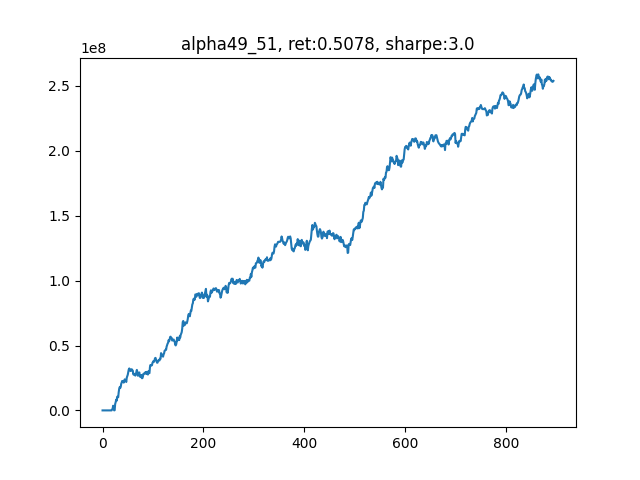

Recreate this plot in Python.
'''
v_1.4
alpha101单因子测试
'''

from __future__ import print_function
import logging


import os
import time
import numpy as np
import pandas as pd
import matplotlib.pyplot as plt

import scipy.optimize as sco
from sklearn import preprocessing
from sklearn.linear_model import LinearRegression

import multiprocessing as mp
from concurrent.futures import ProcessPoolExecutor, as_completed



import warnings
warnings.filterwarnings("ignore")



############################ Define our factors ####################################### 
def RSIIndividual(data):
    t = 6                           # 需要6天的历史数据
    close = np.array(data)[:, 5]    # 股票N天的close数据
    delta = np.diff(close)     

    delta = pd.Series(delta)
    up, down = delta.copy(), delta.copy()
    up[up < 0] = 0
    down[down > 0] = 0
    roll_up1 = up.ewm(span=5).mean()                      # 上涨天数的指数移动平均
    roll_down1 = down.abs().ewm(span=5).mean()            # 下跌天数的指数移动平均
    RS1 = roll_up1 / roll_down1
    RSI1 = 100.0 - (100.0 / (1.0 + RS1))

    return -RSI1.iloc[-1]


def SixDayRS(data):
    '''
    六日收益率反转
    '''
    t = 6                           # 需要6天的历史数据
    close = np.array(data)[:, 5]    # 股票N天的close数据    
    return -(close[-1]/close[-t] - 1) 

def MOM(data):
    t = 6                           # 需要6天的历史数据
    close = np.array(data)[:, 5]    # 股票N天的close数据
    delta = np.diff(close)     

    delta = pd.Series(delta)
    up, down = delta.copy(), delta.copy()
    up[up < 0] = 0
    down[down > 0] = 0
    roll_up1 = up.ewm(span=5).mean()                      # 上涨天数的指数移动平均
    roll_down1 = down.abs().ewm(span=5).mean()            # 下跌天数的指数移动平均
    RS1 = roll_up1 / roll_down1
    RSI1 = 100.0 - (100.0 / (1.0 + RS1))

    six_day_rs = -(close[-1]/close[-t] - 1) 

    return (-RSI1.iloc[-1] + six_day_rs)/2

def Size(data):
    '''
    市值（收盘价近似代替）
    '''
    t = 6                                   # 需要6天的历史数据
    close = np.array(data)[:, 5]            # 股票N天的close数据
    size = np.log(close)         # 按行求均值
    size = pd.Series(size)
    size = size.rolling(window=5).mean()

    return -size.iloc[-1]


def VolumePct(data):
    '''
    成交量变化率
    '''
    t = 6                                      # 需要6天的历史数据
    volume = np.array(data)[:, 6]              # 股票N天的volume数据
    
    volume = pd.Series(volume)
    # v_pct = np.abs(volume.pct_change(1))
    v_pct = volume.pct_change(3)
    v_pct = v_pct.rolling(window=5).mean()
    return -v_pct.iloc[-1]

###############################   Alpha 101   ##############################
def Alpha6(data):
    _open = pd.Series(np.array(data)[:, 2])                # 开盘价
    volume = pd.Series(np.array(data)[:, 6])              # 股票N天的volume数据
    alpha6 = _open.rolling(window=10).corr(volume)
    return -1*alpha6.iloc[-1]

def Alpha7(data):
    close = pd.Series(np.array(data)[:, 5])
    amount = pd.Series(np.array(data)[:, 7])              # 股票N天的amount数据
    mean_amount = amount.rolling(window=5).mean().iloc[-1]
    if mean_amount<amount.iloc[-1]:
        delta = close.diff(3).abs().iloc[-10:]
        delta_rank = delta.rank()
        return -1*delta_rank.iloc[-1]*np.sign(delta.iloc[-1])
    else:
        return -1

def Alpha12(data):
    close = pd.Series(np.array(data)[:, 5])
    amount = pd.Series(np.array(data)[:, 7])              # 股票N天的amount数据
    _sign = np.sign(amount.diff(1).iloc[-1])
    delta = close.diff(1)
    return -1*_sign*delta.iloc[-1]

def Alpha23(data):
    high = pd.Series(np.array(data)[:, 3])
    _mean = high.rolling(10).mean()
    _delta = high.diff(2)
    if _mean.iloc[-1]<high.iloc[-1]:
        return -1*_delta.iloc[-1]
    else:
        return 0

def Alpha26(data):
    high = pd.Series(np.array(data)[:, 3])[-10:]
    amount = pd.Series(np.array(data)[:, 7])[-10:]
    high_rank = high.rank()
    amount_rank = amount.rank()
    _corr = amount_rank.rolling(window=5).corr(high_rank)
    res = _corr.rolling(window=3).max()

    return -1*res.iloc[-1]

def Alpha28(data):
    high = pd.Series(np.array(data)[:, 3])
    low = pd.Series(np.array(data)[:, 4])
    close = pd.Series(np.array(data)[:, 5])
    amount = pd.Series(np.array(data)[:, 7])
    adv10 = amount.rolling(window=10).mean().fillna(0)
    _corr = adv10.rolling(window=5).corr(low).fillna(0)
    _scale = _corr+(high+low)/2-close
    _scale /= _scale.abs().sum()
    
    return _scale.iloc[-1]

def Alpha41(data):
    high = np.array(data)[:, 3][-1]
    low = np.array(data)[:, 4][-1]
    volume = np.array(data)[:, 6][-1]
    amount = np.array(data)[:, 7][-1]

    return np.sqrt(high*low) - amount/volume

def Alpha43(data):
    close = pd.Series(np.array(data)[:, 5])
    amount = pd.Series(np.array(data)[:, 7])
    adv10 = amount.rolling(10).mean()
    amount_rank = (amount/adv10).rank()
    delta = (-1*close.diff(4)).iloc[-4:]
    delta_rank = delta.rank()

    return amount_rank.iloc[-1]*delta_rank.iloc[-1]

def Alpha46(data):
    close = np.array(data)[:, 5]
    condition1 = (close[-20]-close[-10])/10 - (close[-10]-close[-1])/10
    if condition1 > 0.25:
        return -1
    elif condition1 < 0:
        return 1
    else:
        return -1*(close[-1]-close[-2])

def Alpha49(data):
    close = np.array(data)[:, 5]
    condition1 = (close[-20]-close[-10])/10 - (close[-10]-close[-1])/10
    if condition1 < -0.1:
        return 1
    else:
        return -1*(close[-1]-close[-2])

def Alpha51(data):
    close = np.array(data)[:, 5]
    condition1 = (close[-20]-close[-10])/10 - (close[-10]-close[-1])/10
    if condition1 < -0.05:
        return 1
    else:
        return -1*(close[-1]-close[-2])

def Alpha49_51(data):
    close = np.array(data)[:, 5]
    condition1 = (close[-20]-close[-10])/10 - (close[-10]-close[-1])/10
    if condition1 < -0.1:
        return 1
    elif condition1 < -0.05:
        return (1-1*(close[-1]-close[-2]))/2
    else:
        return -1*(close[-1]-close[-2])

###############################   并行计算因子   ##############################
def each_task(_key, _array):
    factors = []
    # factors.append(RSIIndividual(_array))
    # factors.append(SixDayRS(_array))
    # factors.append(Size(_array))
    # factors.append(VolumePct(_array))
    factors.append(Alpha49_51(_array))
    return (_key, factors)

def mp_task(batch, data):
    res = []
    for _key in batch:
        res.append(each_task(_key, data[_key]))
    return res

def _batch(stock_list):
    num_of_stock = len(stock_list)
    batch_size = num_of_stock // os.cpu_count()
    for i in range(0, num_of_stock, batch_size):
        yield stock_list[i: i+batch_size]

###############################   回归法估计因子权重   ##############################
def factor_regression(factors_record, pct_record, i):
    X = factors_record[-(i+2)]
    X[np.isnan(X)] = 0
    Y = pct_record[-i]
    Y[np.isnan(Y)] = 0
    reg = LinearRegression()
    # print("X", X)
    # print("Y", Y)
    reg.fit(X,Y)   
    factor_weight = list(reg.coef_)
    factor_weight.append(reg.intercept_)
    
    return factor_weight

###############################   有效前沿计算个股权重   ##############################
def portfolio_annualised_performance(weights, mean_returns, cov_matrix):
    returns = np.sum(mean_returns*weights ) *252
    std = np.sqrt(np.dot(weights.T, np.dot(cov_matrix, weights))) * np.sqrt(252)
    return std, returns

def neg_sharpe_ratio(weights, mean_returns, cov_matrix, risk_free_rate):
    p_var, p_ret = portfolio_annualised_performance(weights, mean_returns, cov_matrix)
    return -(p_ret - risk_free_rate) / p_var

def max_sharpe_ratio(mean_returns, cov_matrix, risk_free_rate):
    num_assets = len(mean_returns)
    args = (mean_returns, cov_matrix, risk_free_rate)
    constraints = ({'type': 'eq', 'fun': lambda x: np.sum(x) - 1})
    bound = (0.0,1.0)
    bounds = tuple(bound for asset in range(num_assets))
    result = sco.minimize(neg_sharpe_ratio, num_assets*[1./num_assets,], args=args,
                        method='SLSQP', bounds=bounds, constraints=constraints)
    return result

###############################   计算仓位收益率   ##############################
def calculate_pct(all_data, position, my_sequence):

    # t+2 和 t+1 的价差
    delta = all_data[all_data['Date'] == my_sequence+2]['Close'].values - \
            all_data[all_data['Date'] == my_sequence+1]['Close'].values

    profit = position @ delta
    return profit



# 因子或是回归最多利用过去10天的数据
MAX_NUM_RECORD = 10
num_of_holding = 100
leverage = 1
my_sequence = 0        # 当前日期
cur_capital = 5e8          # 初始资金
fee = 1.5e-4           # 手续费率

data = {}               # 储存一段时间的行情
yesterday_close = []    # 记录昨日收盘价，用于计算当日收益率
pct_record = []         # 记录每日收益率
factors_record = []     # 记录每日因子值
factors_weight = []     # 因子加权权重
capital_record = []     # 记录资金变动

file_name = r"./CONTEST_DATA_TEST_100_1.csv"
all_data = pd.read_csv(file_name, 
                    usecols=[0,1,2,3,4,5,6,7], 
                    names=['Date','Instrument','Open','High','Low','Close','Volume','Amount'])


daily_data = all_data[all_data['Date']==my_sequence].values
num_of_stock = daily_data.shape[0]
stock_list = np.arange(num_of_stock)

print(daily_data.shape)

# 每一支股票单独存在字典里
for i in range(num_of_stock):
    data[i] = []
    data[i].append(daily_data[i])

stock_batch = list(_batch(stock_list))
# print(stock_batch)

total_days = 900
mp.set_start_method('fork')

while(my_sequence<total_days-5):
    my_sequence += 1
    all_factors = [[]] * num_of_stock     # 每个股票的所有因子是一行
    
    start =  time.time()
    capital_record.append(cur_capital-5e8)
    print('current day: {}, current capital: {}......\n'.format(my_sequence, cur_capital))

    daily_data = all_data[all_data['Date']==my_sequence].values
    daily_data = daily_data[:, 0:8]
    today_close = daily_data[:, 5]                    # 当日收盘价
    if len(yesterday_close)>0:                        # 从第二天开始算起
        pct = (today_close - yesterday_close)/yesterday_close
        pct_record.append(pct)

    num_of_stock = daily_data.shape[0]
    stock_list = np.arange(num_of_stock)

    print(daily_data.shape)

    # 每一支股票单独存在字典里
    for i in range(num_of_stock):
        data[i].append(daily_data[i])

    use_time = time.time() - start
    print("Time of 🍦: ", round(use_time,2))

    if len(data[0]) >= 20:

        with ProcessPoolExecutor() as executor:
            futures = [executor.submit(mp_task, batch, data) for batch in stock_batch]
            for future in as_completed(futures):
                factors_batch = future.result()
                for i in range(len(factors_batch)):
                    _key, factors = factors_batch[i]
                    # print(_key, factors)
                    all_factors[_key] = factors

        # print(all_factors)
        print(len(all_factors))                                               # N * K

        use_time = time.time() - start
        print("Time of 🍎: ", round(use_time,2))

        all_factors = np.array(all_factors)
        all_factors[np.isnan(all_factors)] = 0                                # 处理空值
        all_factors[np.isinf(all_factors)] = 0                                # 处理无限值
        all_factors = preprocessing.scale(all_factors)              # 按列z-score标准化
        # all_factors = np.hstack(([[1]]*num_of_stock, all_factors))            # 每一行最左侧插入[1]
        factors_record.append(all_factors)                                    # T * N * (K)，储存一段时间的因子值，用于计算因子收益率
        num_of_factor = all_factors.shape[1]
        
        if len(factors_weight) == 0:
            final_factors = np.array(all_factors).mean(axis=1)
        else:
            final_factors = np.hstack((all_factors, [[1]]*num_of_stock)) @ np.array(factors_weight)
        
        use_time = time.time() - start
        print("Time of 🍌: ", round(use_time,2))

        _rank = np.argsort(np.argsort(final_factors))    # 0-499，多因子等权组合之后的排序值
        _pos = np.array([0]*num_of_stock)
        
        _buy_line = num_of_stock-num_of_holding/2
        _sell_line = num_of_holding/2
        _pos[_rank>=_buy_line] = 1
        _pos[_rank<_sell_line] = -1
        
        position = _pos * cur_capital * leverage / num_of_holding / today_close
        position[np.isnan(position)] = 0
        position = position.astype(int)
        print("len of position: ", len(position))
        # print(position)
        daily_profit = calculate_pct(all_data, position, my_sequence)
        cur_capital += daily_profit
        cur_capital *= (1-fee)          # 扣除手续费

        use_time = time.time() - start
        print("Time of 🍊: ", round(use_time,2))

        if len(factors_record) >= 10:
            # 其实只做了8次回归，取平均值
            factors_weight = []
            
            # with ProcessPoolExecutor() as executor:
            #     futures = [executor.submit(factor_regression, factors_record, pct_record, i+1) for i in range(len(factors_record)-2)]
            #     for future in as_completed(futures):
            #         factors_weight.append(future.result())
            
            # factors_weight = np.array(factors_weight).mean(axis=0)
            # factors_weight /= np.sum(factors_weight)

            # print("factors_weight: ", factors_weight)
            # if len(factors_record) >= 20: factors_record.pop(0)

        use_time = time.time() - start
        print("Time of 🍐: ", round(use_time,2))

        # 删除最老的一天的数据
        if len(data[0]) >= 20:
            for i in range(num_of_stock):
                data[i].pop(0)
        
        use_time = time.time() - start
        print("Time of 🍉: ", round(use_time,2))

    # use_time = time.time() - start
    # print("Time of posting position: %s", use_time)
    # time.sleep(0.1)
    
    yesterday_close = today_close

total_return = round(capital_record[-1]/5e8, 4)
daily_pct = pd.Series(capital_record)+5e8
daily_pct = daily_pct.pct_change()
sharpe = daily_pct.mean() / daily_pct.std() * np.sqrt(252)
sharpe = np.round(sharpe)

_name = 'alpha49_51'
plt.figure()
plt.plot(capital_record)
_title = "{}, ret:{}, sharpe:{}".format(_name, total_return, sharpe)
plt.title(_title)
plt.savefig('backtest_{}.png'.format(_name))

factors_record = np.array(factors_record)[:,:,0]
pd.DataFrame(factors_record).to_csv('factors_{}.csv'.format(_name))
